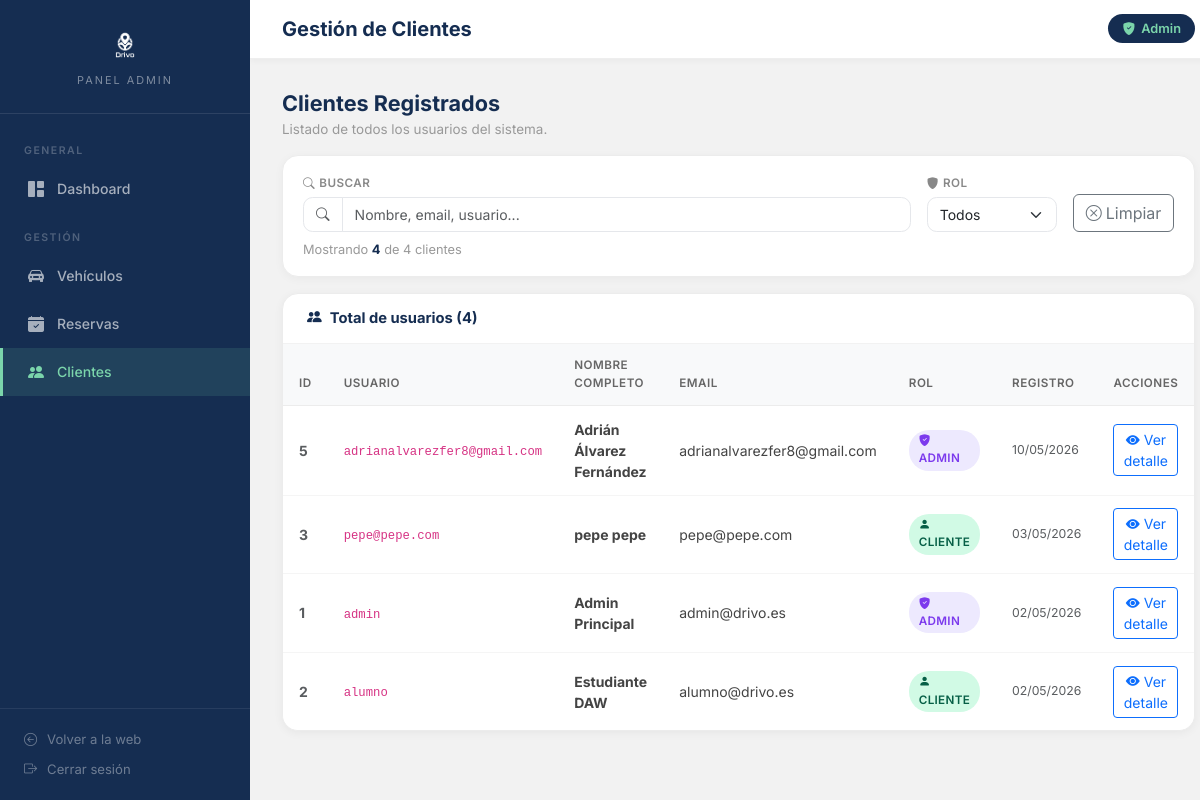
The app's page /Controller/admin/clientes_admin.php (signed in) with its own data.
### tables this page shows
CREATE TABLE IF NOT EXISTS `clientes` (
  `id` int(11) NOT NULL AUTO_INCREMENT,
  `usuario` varchar(50) NOT NULL,
  `passw` varchar(255) NOT NULL,
  `email` varchar(100) NOT NULL,
  `nombre` varchar(50) NOT NULL,
  `apellidos` varchar(100) NOT NULL,
  `rol` enum('admin','cliente') NOT NULL DEFAULT 'cliente',
  `fecha_registro` timestamp NOT NULL DEFAULT current_timestamp(),
  PRIMARY KEY (`id`),
  UNIQUE KEY `usuario` (`usuario`),
  UNIQUE KEY `email` (`email`)
);

### Controller/admin/clientes_admin.php (called while the page is built, shortened)
<?php
require_once '../../Model/Cliente.php';
$clientes = Cliente::getAll();
include '../../View/admin/clientes_view.php';

### Model/Cliente.php (called while the page is built, shortened)
<?php
class Cliente {
    private $id;
    private $usuario;
    private $email;
    private $nombre;
    private $apellidos;
    private $rol;
    private $fecha_registro;
    public function __construct($usuario = "", $passw = "", $email = "", $nombre = "", $apellidos = "", $rol = "cliente", $id = null, $fecha_registro = null) {
        $this->id = $id;
        $this->usuario = $usuario;
        $this->email = $email;
        $this->nombre = $nombre;
        $this->apellidos = $apellidos;
        $this->rol = $rol;
        $this->fecha_registro = $fecha_registro;
    }
    public function getId() { return $this->id; }
    public function getUsuario() { return $this->usuario; }
    public function getEmail() { return $this->email; }
    public function getNombre() { return $this->nombre; }
    public function getApellidos() { return $this->apellidos; }
    public function getRol() { return $this->rol; }
    public function getFechaRegistro() { return $this->fecha_registro; }
    public static function getAll() {
        $conexion = DrivoDB::connectDB();
        $resultado = $conexion->query("SELECT * FROM clientes ORDER BY fecha_registro DESC");
        $clientes = [];
        while ($registro = $resultado->fetch(PDO::FETCH_OBJ)) {
            $clientes[] = new Cliente($registro->usuario, $registro->passw, $registro->email,
                                      $registro->nombre, $registro->apellidos, $registro->rol,
                                      $registro->id, $registro->fecha_registro);
        }
        return $clientes;
    }
}
?>

### View/admin/clientes_view.php (the view, shortened to what this page needs)
<?php
include 'layout_top.php';
?>
<div class="d-flex justify-content-between align-items-center mb-3">
    <div>
        <p class="page-title mb-0">Clientes Registrados</p>
        <p class="page-subtitle mb-0">Listado de todos los usuarios del sistema.</p>
    </div>
</div>
<div class="filter-bar mb-3">
    <div class="d-flex gap-3 align-items-end flex-wrap">
        <div style="flex:1; min-width:220px">
            <label class="filter-label"><i class="bi bi-search me-1"></i>Buscar</label>
            <div class="input-group">
                <span class="input-group-text bg-white"><i class="bi bi-search text-muted" style="font-size:.85rem"></i></span>
                <input type="text" id="f-texto" class="form-control"
                       placeholder="Nombre, email, usuario..."
                       oninput="filtrarClientes()">
            </div>
        </div>
        <div>
            <label class="filter-label"><i class="bi bi-shield-fill me-1"></i>Rol</label>
            <select id="f-rol" class="form-select" style="min-width:130px" onchange="filtrarClientes()">
                <option value="">Todos</option>
            </select>
        </div>
        <div>
            <label class="filter-label">&nbsp;</label>
            <button onclick="limpiarClientes()" class="btn btn-outline-secondary d-flex align-items-center gap-1">
                <i class="bi bi-x-circle"></i> Limpiar
            </button>
        </div>
    </div>
    <p class="filter-count mb-0 mt-2">
        Mostrando <span id="count-clientes"><?= count($clientes) ?></span> de <?= count($clientes) ?> clientes
    </p>
</div>
<div class="admin-table-card">
    <div class="table-card-header">
        <h5><i class="bi bi-people-fill me-2"></i>Total de usuarios (<?= count($clientes) ?>)</h5>
    </div>
    <div class="table-responsive">
        <table class="table table-hover" id="tabla-clientes">
            <thead>
                <tr>
                    <th>ID</th>
                    <th>Usuario</th>
                    <th>Nombre completo</th>
                    <th>Email</th>
                    <th>Rol</th>
                    <th>Registro</th>
                    <th>Acciones</th>
                </tr>
            </thead>
            <tbody>
                <?php if (empty($clientes)): ?>
                    <tr><td colspan="7" class="text-center text-muted py-4">No hay clientes registrados.</td></tr>
                <?php else: ?>
                    <?php foreach ($clientes as $c): ?>
                        <tr>
                            <td class="text-muted fw-bold"><?= $c->getId() ?></td>
                            <td><code><?= htmlspecialchars($c->getUsuario()) ?></code></td>
                            <td class="fw-bold"><?= htmlspecialchars($c->getNombre() . ' ' . $c->getApellidos()) ?></td>
                            <td><?= htmlspecialchars($c->getEmail()) ?></td>
                            <td>
                                <?php if ($c->getRol() === 'admin'): ?>
                                    <span class="estado-badge" style="background:#ede9fe;color:#7c3aed">
                                        <i class="bi bi-shield-fill-check me-1"></i>Admin
                                    </span>
                                <?php else: ?>
                                    <span class="estado-badge badge-activa">
                                        <i class="bi bi-person-fill me-1"></i>Cliente
                                    </span>
                                <?php endif; ?>
                            </td>
                            <td class="text-muted small">
                                <?= $c->getFechaRegistro() ? date('d/m/Y', strtotime($c->getFechaRegistro())) : 'N/A' ?>
                            </td>
                            <td>
                                <a href="/Proyecto/Controller/admin/cliente_detalle.php?id=<?= $c->getId() ?>"
                                   class="btn btn-sm btn-outline-primary">
                                    <i class="bi bi-eye-fill me-1"></i>Ver detalle
                                </a>
                            </td>
                        </tr>
                    <?php endforeach; ?>
                <?php endif; ?>
            </tbody>
        </table>
    </div>
</div>
<?php include 'layout_bottom.php'; ?>

### View/admin/css/admin.css (style rules this page uses)
* { margin: 0; padding: 0; box-sizing: border-box; }
body { font-family: 'Inter', sans-serif; background-color: #f2f2f2; color: #333; }
.admin-table-card { background: #fff; border-radius: 1rem; box-shadow: 0 2px 10px rgba(0, 0, 0, 0.05); border: 1px solid #ececec; overflow: hidden; }
.table-card-header { padding: 1rem 1.5rem; border-bottom: 1px solid #f2f2f2; display: flex; justify-content: space-between; align-items: center; }
.table-card-header h5 { font-weight: 700; color: #152D51; margin: 0; font-size: 0.92rem; }
.admin-table-card .table { margin: 0; font-size: 0.875rem; }
.admin-table-card .table thead th { background: #f8f9fa; color: #666; font-weight: 600; font-size: 0.73rem; text-transform: uppercase; letter-spacing: 0.5px; border-bottom: 1px solid #ececec; padding: 0.8rem 1rem; }
.admin-table-card .table tbody td { padding: 0.8rem 1rem; vertical-align: middle; border-bottom: 1px solid #f5f5f5; color: #444; }
.admin-table-card .table tbody tr:last-child td { border-bottom: none; }
.estado-badge { display: inline-block; padding: 3px 10px; border-radius: 20px; font-size: 0.73rem; font-weight: 600; text-transform: uppercase; letter-spacing: 0.3px; }
.badge-activa { background: #d1fae5; color: #065f46; }
.page-title { font-size: 1.35rem; font-weight: 700; color: #152D51; margin-bottom: 0.2rem; }
.page-subtitle { color: #999; font-size: 0.84rem; margin-bottom: 1.5rem; }
.filter-bar { background: #fff; border: 1px solid #ececec; border-radius: 1rem; padding: 1rem 1.25rem; box-shadow: 0 2px 10px rgba(0, 0, 0, 0.04); }
.filter-label { display: block; font-size: 0.73rem; font-weight: 600; color: #888; text-transform: uppercase; letter-spacing: 0.5px; margin-bottom: 0.3rem; }
.filter-bar .form-control, .filter-bar .form-select { border-color: #e5e7eb; font-size: 0.875rem; border-radius: 0.6rem; }
.filter-bar .input-group-text { border-color: #e5e7eb; border-radius: 0.6rem 0 0 0.6rem; }
.filter-count { font-size: 0.8rem; color: #999; margin-top: 0.5rem; }
.filter-count span { font-weight: 700; color: #152D51; }

### records on screen
clientes: id "5", usuario "adrianalvarezfer8@gmail.com", $c->getNombre() . ' ' . $c->getApellidos() "Adrián Álvarez Fernández", email "adrianalvarezfer8@gmail.com", rol "admin" (drawn), fecha_registro "10/05/2026"
clientes: id "3", usuario "pepe@pepe.com", $c->getNombre() . ' ' . $c->getApellidos() "pepe pepe", email "pepe@pepe.com", rol "cliente" (drawn), fecha_registro "03/05/2026"
clientes: id "1", usuario "admin", $c->getNombre() . ' ' . $c->getApellidos() "Admin Principal", email "admin@drivo.es", rol "admin" (drawn), fecha_registro "02/05/2026"
clientes: id "2", usuario "alumno", $c->getNombre() . ' ' . $c->getApellidos() "Estudiante DAW", email "alumno@drivo.es", rol "cliente" (drawn), fecha_registro "02/05/2026"

### other values on screen
$tituloPagina "Gestión de Clientes"
$_SESSION['nombre'] "Admin"
count($clientes) "4"
